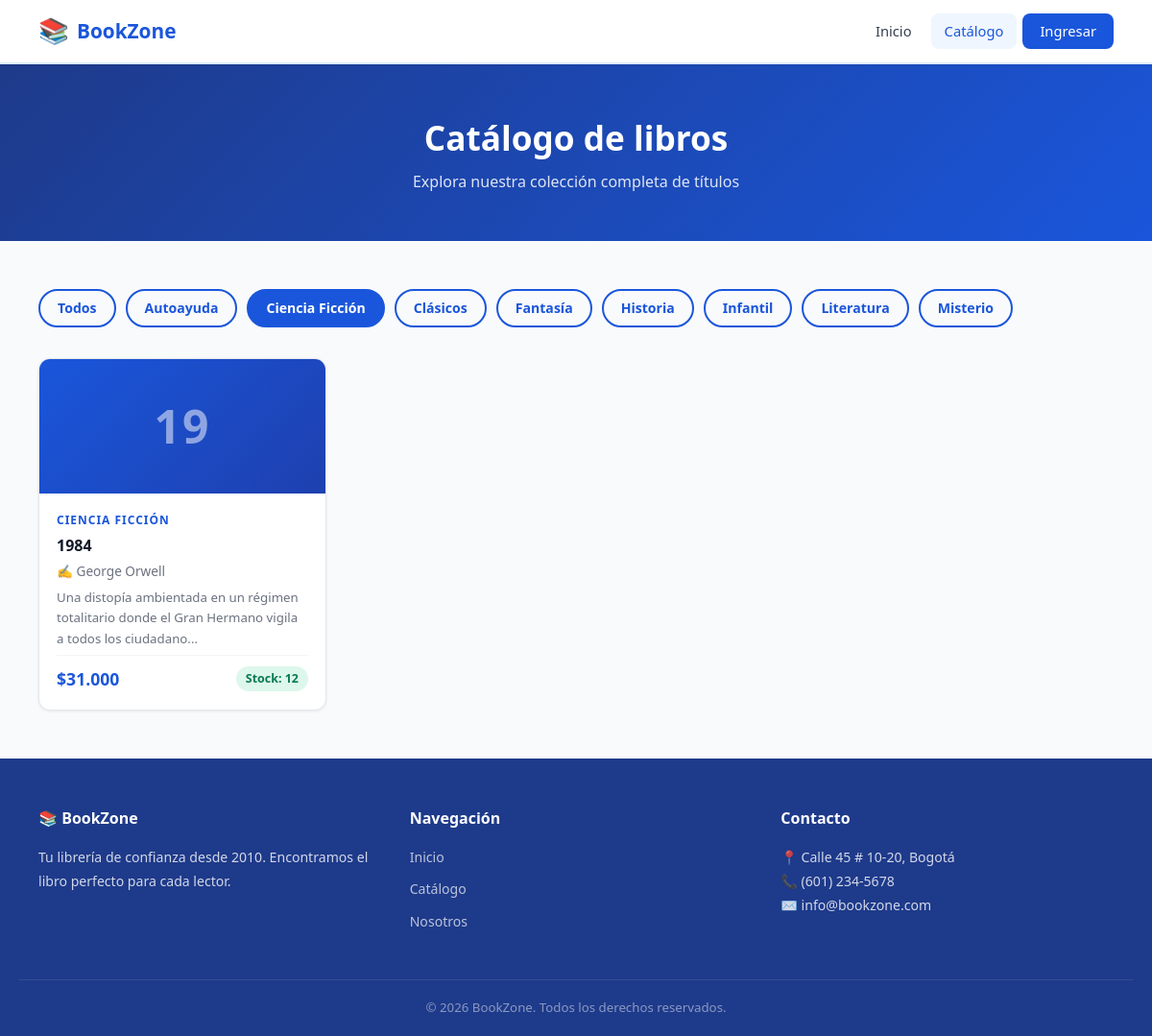
Screenshot of /public/?ruta=catalogo&cat=Ciencia+Ficción with the database file from the repository.
### tables this page shows
CREATE TABLE IF NOT EXISTS libros (
    id INT AUTO_INCREMENT PRIMARY KEY,
    titulo VARCHAR(200) NOT NULL,
    autor VARCHAR(150) NOT NULL,
    categoria VARCHAR(100) NOT NULL,
    precio DECIMAL(10,2) NOT NULL DEFAULT 0.00,
    stock INT NOT NULL DEFAULT 0,
    descripcion TEXT,
    fecha_creacion DATETIME DEFAULT CURRENT_TIMESTAMP
);

### public/index.php (called while the page is built, shortened)
<?php
require_once BASE_PATH . '/router.php';

### app/models/Libro.php (called while the page is built, shortened)
<?php
class Libro {
    public static function getAll(): array {
        $pdo = getConnection();
        $stmt = $pdo->query('SELECT * FROM libros ORDER BY fecha_creacion DESC');
        return $stmt->fetchAll();
    }
    public static function getCategorias(): array {
        $pdo = getConnection();
        $stmt = $pdo->query('SELECT DISTINCT categoria FROM libros ORDER BY categoria');
        return $stmt->fetchAll(PDO::FETCH_COLUMN);
    }
}

### app/views/catalogo.php (the view, shortened to what this page needs)
<?php
require_once __DIR__ . '/layout.php';
?>
<section class="page-banner">
    <div class="container">
        <h1>Catálogo de libros</h1>
        <p>Explora nuestra colección completa de títulos</p>
    </div>
</section>
<section class="section-catalog">
    <div class="container">
        <?php if (!empty($categorias)): ?>
        <div class="catalog-filters">
            <a href="/bookzone/public/?ruta=catalogo" class="filter-btn <?= empty($_GET['cat']) ? 'active' : '' ?>">Todos</a>
            <?php foreach ($categorias as $cat): ?>
            <a href="/bookzone/public/?ruta=catalogo&cat=<?= urlencode($cat) ?>"
               class="filter-btn <?= ($_GET['cat'] ?? '') === $cat ? 'active' : '' ?>">
                <?= htmlspecialchars($cat) ?>
            </a>
            <?php endforeach; ?>
        </div>
        <?php endif; ?>
        <?php
        if (!empty($_GET['cat'])) {
            $todosLibros = array_filter($todosLibros, fn($l) => $l['categoria'] === $_GET['cat']);
        }
        ?>
        <?php if (empty($todosLibros)): ?>
            <div class="empty-state">
                <p>📭 No hay libros disponibles en este momento.</p>
            </div>
        <?php else: ?>
        <div class="books-grid">
            <?php foreach ($todosLibros as $libro): ?>
            <article class="book-card">
                <div class="book-cover">
                    <span><?= mb_substr(htmlspecialchars($libro['titulo']), 0, 2) ?></span>
                </div>
                <div class="book-info">
                    <span class="book-categoria"><?= htmlspecialchars($libro['categoria']) ?></span>
                    <h3 class="book-titulo"><?= htmlspecialchars($libro['titulo']) ?></h3>
                    <p class="book-autor">✍️ <?= htmlspecialchars($libro['autor']) ?></p>
                    <p class="book-desc"><?= htmlspecialchars(mb_substr($libro['descripcion'] ?? '', 0, 100)) ?>...</p>
                    <div class="book-footer">
                        <span class="book-precio">$<?= number_format($libro['precio'], 0, ',', '.') ?></span>
                        <span class="book-stock <?= $libro['stock'] > 0 ? 'en-stock' : 'sin-stock' ?>">
                            <?= $libro['stock'] > 0 ? "Stock: {$libro['stock']}" : 'Agotado' ?>
                        </span>
                    </div>
                </div>
            </article>
            <?php endforeach; ?>
        </div>
        <?php endif; ?>
    </div>
</section>
<?php require_once __DIR__ . '/layout_footer.php'; ?>

### public/css/style.css (style rules this page uses)
*, *::before, *::after { box-sizing: border-box; margin: 0; padding: 0; }
:root { --blue-900: #1e3a8a; --blue-800: #1e40af; --blue-700: #1d4ed8; --blue-600: #2563eb; --blue-500: #3b82f6; --blue-400: #60a5fa; --blue-100: #dbeafe; --blue-50: #eff6ff; --primary: #1a56db; --primary-dark: #1e3a8a; --primary-light: #dbeafe; --white: #ffffff; --gray-50: #f9fafb; --gray-100: #f3f4f6; --gray-200: #e5e7eb; --gray-300: #d1d5db; --gray-500: #6b7280; --gray-700: #374151; --gray-900: #111827; --success: #057a55; --success-bg: #def7ec; --danger: #c81e1e; --danger-bg:#fde8e8; --warning-bg:#fef3c7; --radius: 8px; --radius-lg: 12px; --shadow-sm: 0 1px 3px rgba(0,0,0,.08); --shadow: 0 4px 12px rgba(0,0,0,.1); --shadow-lg: 0 10px 30px rgba(0,0,0,.12); --font: 'Segoe UI', system-ui, -apple-system, sans-serif; --transition: .2s ease; --container: 1160px; }
html { scroll-behavior: smooth; }
body { font-family: var(--font); font-size: 16px; line-height: 1.6; color: var(--gray-700); background: var(--gray-50); min-height: 100vh; display: flex; flex-direction: column; }
a { color: var(--primary); text-decoration: none; transition: color var(--transition); }
.container { width: 100%; max-width: var(--container); margin: 0 auto; padding: 0 20px; }
.page-banner { background: linear-gradient(135deg, var(--blue-900) 0%, var(--primary) 100%); color: var(--white); padding: 48px 0; text-align: center; }
.page-banner h1 { font-size: 2.2rem; font-weight: 800; }
.page-banner p { opacity: .85; margin-top: 6px; }
.section-catalog { padding: 50px 0; }
.catalog-filters { display: flex; flex-wrap: wrap; gap: 10px; margin-bottom: 32px; }
.filter-btn { padding: 7px 18px; border-radius: 20px; border: 2px solid var(--primary); color: var(--primary); font-size: .88rem; font-weight: 600; transition: all var(--transition); }
.filter-btn:hover, .filter-btn.active { background: var(--primary); color: var(--white); }
.books-grid { display: flex; flex-wrap: wrap; gap: 24px; }
.book-card { flex: 1 1 260px; max-width: 300px; background: var(--white); border-radius: var(--radius-lg); box-shadow: var(--shadow-sm); border: 1px solid var(--gray-200); overflow: hidden; display: flex; flex-direction: column; transition: all var(--transition); }
.book-cover { background: linear-gradient(135deg, var(--primary) 0%, var(--blue-800) 100%); height: 140px; display: flex; align-items: center; justify-content: center; font-size: 3rem; font-weight: 800; color: rgba(255,255,255,.5); letter-spacing: 2px; }
.book-info { padding: 18px; flex: 1; display: flex; flex-direction: column; gap: 6px; }
.book-categoria { font-size: .75rem; font-weight: 700; text-transform: uppercase; letter-spacing: 1px; color: var(--primary); }
.book-titulo { font-size: 1rem; font-weight: 700; color: var(--gray-900); line-height: 1.3; }
.book-autor { font-size: .85rem; color: var(--gray-500); }
.book-desc { font-size: .83rem; color: var(--gray-500); flex: 1; }
.book-footer { display: flex; align-items: center; justify-content: space-between; padding-top: 10px; border-top: 1px solid var(--gray-100); margin-top: auto; }
.book-precio { font-size: 1.1rem; font-weight: 800; color: var(--primary); }
.book-stock { font-size: .78rem; font-weight: 600; padding: 3px 10px; border-radius: 20px; }
.book-stock.en-stock { background: var(--success-bg); color: var(--success); }

### rows the page displays
libros: titulo "19", categoria "CIENCIA FICCIÓN", titulo "1984", autor "George Orwell", descripcion "Una distopía ambientada en un régimen totalitario donde el Gran Hermano vigila a todos los ciudadano", precio "31.000", stock "12"

### other values shown
$cat "Autoayuda"
$cat "Ciencia Ficción"
$cat "Clásicos"
$cat "Fantasía"
$cat "Historia"
$cat "Infantil"
$cat "Literatura"
$cat "Misterio"
